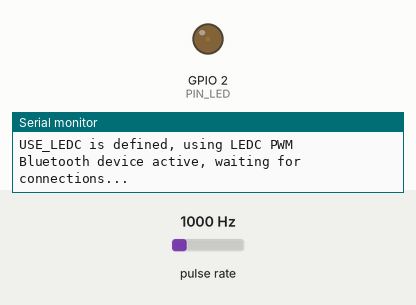
This sketch was run on a simulated ESP32. Parts: output pins drawn as LEDs (lit = HIGH), the last lines printed to the serial monitor. Wiring (inferred from the names in the program): pulse sensor: data GPIO 13. Inputs (shaded band) come from the test bench; at power-on: pulse rate 1000 Hz. Nothing arrives over Bluetooth unless stated; a phone connects over Bluetooth LE 3 s after start.

Above: at 0.1 s.
At 3.1 s:
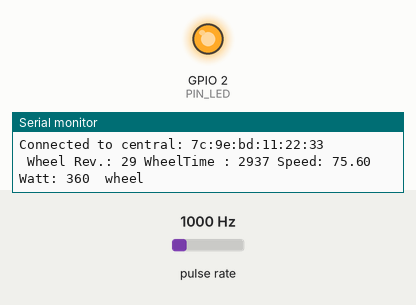
Timing chart, 0 to 4.6 s (numbered marks = the images above):
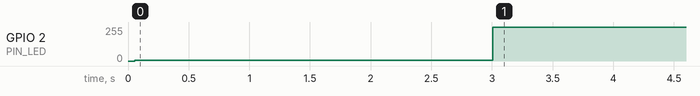

The sketch:

sketch_BLE_CyclePower-SpinningBike.ino
```cpp
//
// This code creates a (virtual) BLE Power Sensor from a simple wheel sensor.
// By using an fixed amount of energy per wheel revolution it calculates the Power in watts and broadcast it over BLE.
// feel free to improve the calculations, this was good enough for me. ;-)
//
// This program will put the ESP32 into deep sleep mode when the wheel sensor is idle over 180 seconds (SLEEP_AFTER_MILLIS).
// sensing any change on the wheel sensor will wake-up the ESP32 from deep sleep.
//
// ESP board is an 2AC7Z-ESPWROOM32
// This version working, but the power calculation may need some improvement.
// Some examples to get the BLE working were taken from:
//  - https://hi-five.bz/cadencespeedsensor/ (I don't understand japanese but the code was useful).
//  - https://teaandtechtime.com/arduino-ble-cycling-power-service/.
//
// source: https://github.com/wie-niet/BLECyclePower-SpinningBike
//
#include "Arduino.h"
/* For the bluetooth funcionality */
#include <ArduinoBLE.h>


/*
 * Settings:
 */

/* Device name which can be seen in BLE scanning software. */
#define BLE_DEVICE_NAME               "Diederik's bike"

/* Local name which should pop up when scanning for BLE devices. */
#define BLE_LOCAL_NAME                "Cycle Power BLE"

/* BLE pairing LED indicator  */
#define PIN_LED GPIO_NUM_2            // GPIO_NUM_2 is an onboard LED on my ESP32WROOM

/* GPIO INPUT + RTC for wakeup */
#define PIN_WHEEL_SENSOR GPIO_NUM_13  // I am using GPIO_NUM_13, 3rd pin on EN btn side.

/* Deep sleep idle timeout in milliseconds */
#define SLEEP_AFTER_MILLIS 180 * 1000 // 180 * 1000 = 3 minutes.

/*
 * better not change anything below here, unless you know what you're doing.
 */


BLEService CyclePowerService("1818");
BLECharacteristic CyclePowerFeature("2A65", BLERead, 4);
BLECharacteristic CyclePowerMeasurement("2A63", BLERead | BLENotify, 10);
BLECharacteristic CyclePowerSensorLocation("2A5D", BLERead, 1);


unsigned char bleBuffer[10]; // 16bit flag, sint16 power , uint32 wheel_revolutions, uint16 Last Wheel Event Time (1/2048)
unsigned char slBuffer[1];
unsigned char fBuffer[4];


volatile unsigned long previousMillis = 0;
volatile unsigned long lastMillis = 0;
volatile unsigned long currentMillis = 0;

volatile unsigned long time_prev_wheel = 0, time_now_wheel = millis();
volatile unsigned long time_prev_crank = 0, time_now_crank;
volatile unsigned long time_chat = 100;

volatile unsigned int wheelRev = 0;
volatile unsigned int oldWheelRev = 0;
volatile unsigned long oldWheelMillis = 0;
volatile unsigned long lastWheeltime = 0, prevWheeltime = 0;

volatile short power = 0;

// unsigned short flags = 0x20; // bit 5 = Crank Revolution Data Present
unsigned short flags = 0x10; // bit 4 = Wheel Revolution Data Present
byte sensorlocation = 0x0D;

boolean centralConnected = false;

/*
 * UI LED using LEDC:
 *
 * ui_led_setup()  -> init LEDC
 * ui_led_off()    -> led off    - BLE is not ready
 * ui_led_blink()  -> blink led  - BLE is ready to be paired
 * ui_led_paired() -> on showing - BLE is connected
 */
#define USE_LEDC // comment to use GPIO OUPUT instead of LEDC
#define LEDC_PWM_CHANNEL 0
#define LEDC_PWM_FREQ 1
#define LEDC_PWM_RESOLUTION 14
#define LEDC_PWM_DUTY_OFF 0
#define LEDC_PWM_DUTY_BLINK 256
#define LEDC_PWM_DUTY_FULL 16384

void ui_led_setup() {
  #ifdef USE_LEDC
    Serial.println("USE_LEDC is defined, using LEDC PWM");
    ledcAttachPin(PIN_LED, LEDC_PWM_CHANNEL);
    ledcSetup(LEDC_PWM_CHANNEL, LEDC_PWM_FREQ, LEDC_PWM_RESOLUTION);
  #else
    Serial.println("USE_LEDC is not defined, using GPIO OUTPUT");
    pinMode(PIN_LED, OUTPUT);
  #endif
}

void ui_led_off() {
  #ifdef USE_LEDC
    ledcWrite(LEDC_PWM_CHANNEL, LEDC_PWM_DUTY_OFF);
  #else
    digitalWrite(PIN_LED, LOW);
  #endif
}

void ui_led_scanning() {
  #ifdef USE_LEDC
    ledcWrite(LEDC_PWM_CHANNEL, LEDC_PWM_DUTY_BLINK);
  #else
    digitalWrite(PIN_LED, LOW);
  #endif
}

void ui_led_paired() {
  #ifdef USE_LEDC
    ledcWrite(LEDC_PWM_CHANNEL, LEDC_PWM_DUTY_FULL);
  #else
    digitalWrite(PIN_LED, HIGH);
  #endif
}


void setup() {
  Serial.begin(9600);       // initialize serial communication
  while(!Serial);
  Serial.println("\nSetup begins.");

  Serial.print( F("Compiled: "));
  Serial.print( F(__DATE__));
  Serial.print( F(", "));
  Serial.print( F(__TIME__));
  Serial.print( F(", "));
  Serial.println( F(__VERSION__));


  /* BLE Setup. For information, search for the many ArduinoBLE examples.*/
  if (!BLE.begin())
  {
    Serial.println("!BLE...");
    while (1);
  }
  else
  {
    Serial.println("BLE.begin");
    BLE.setDeviceName(BLE_DEVICE_NAME);
    BLE.setLocalName(BLE_LOCAL_NAME);
    BLE.setAdvertisedService(CyclePowerService);
    CyclePowerService.addCharacteristic(CyclePowerFeature);
    CyclePowerService.addCharacteristic(CyclePowerMeasurement);
    CyclePowerService.addCharacteristic(CyclePowerSensorLocation);

    BLE.addService(CyclePowerService);
    BLE.advertise();
  }

  Serial.println("App Start");
  ui_led_setup();
  ui_led_off();
  lastWheeltime = millis();

  const unsigned char bleBuffer[10] = {
    (unsigned char)flags, (unsigned char)(flags >> 8),
    (unsigned char)power, (unsigned char)(power >> 8),
    (unsigned char)wheelRev, (unsigned char)(wheelRev >> 8), (unsigned char)(wheelRev >> 16), (unsigned char)(wheelRev >> 24),
    (unsigned char)lastWheeltime, (unsigned char)(lastWheeltime >> 8)
  };

  slBuffer[0] = sensorlocation & 0xff;

  fBuffer[0] = 0x00;
  fBuffer[1] = 0x00;
  fBuffer[2] = 0x00;
  fBuffer[3] = 0x08;

  CyclePowerFeature.writeValue(fBuffer, 4);
  CyclePowerMeasurement.writeValue(bleBuffer, 10);
  CyclePowerSensorLocation.writeValue(slBuffer, 1);

  ui_led_scanning();
  Serial.println("Bluetooth device active, waiting for connections...");

  attachInterrupt(digitalPinToInterrupt(PIN_WHEEL_SENSOR), wheelAdd, RISING); // RISING FALLING CHANGE LOW
}

void wheelAdd() {
  time_now_wheel = millis();

  if( time_now_wheel > time_prev_wheel + time_chat){
    wheelRev = wheelRev + 1;
    time_prev_wheel = time_now_wheel;
    prevWheeltime = lastWheeltime;
    lastWheeltime = millis();
  }

}


void loop() {
  // listen for BLE peripherals to connect:
  BLEDevice central = BLE.central();

  // if a central is connected to peripheral:
  if (central) {
    Serial.print("Connected to central: ");
    // print the central's MAC address:
    Serial.println(central.address());
    // turn on the LED to indicate the connection:
    ui_led_paired();

    // check the csc mesurement every 200ms
    while (central.connected()) {
      centralConnected = true;
      currentMillis = millis();
      // if 200ms have passed, check the blood pressure mesurement:
      if (oldWheelRev < wheelRev && currentMillis - oldWheelMillis >= 500) {
        updateCSC("wheel");
      }
      else if (currentMillis - previousMillis >= 1000) {
        updateCSC("timer");
        sleep_dog_timer();
      }
    }
    // when the central disconnects, blink or turn off the LED:
    ui_led_scanning();

    centralConnected = false;
    Serial.print("Disconnected from central: ");
    Serial.println(central.address());
  } else {
    sleep_dog_timer();
  }
}

float current_speed() {
  // wheel_rev_time = (lastWheeltime - prevWheeltime) > (millis() - lastWheeltime) : (lastWheeltime - prevWheeltime) ? (millis() - lastWheeltime);
  unsigned long wheel_rev_time;
  float current_speed = 0;
  wheel_rev_time = (lastWheeltime - prevWheeltime) > (millis() - lastWheeltime) ? (lastWheeltime - prevWheeltime) : (millis() - lastWheeltime);

  if (wheel_rev_time == 0) {
    return current_speed;
  }

  // wheel size 2150mm
  current_speed = (2150 / wheel_rev_time) * 3.6;

  return current_speed;
}

float current_power() {
  unsigned long wheel_rev_time;
  short current_power = 0;
  wheel_rev_time = (lastWheeltime - prevWheeltime) > (millis() - lastWheeltime) ? (lastWheeltime - prevWheeltime) : (millis() - lastWheeltime);

  if (wheel_rev_time == 0) {
    return current_power;
  }

  // we get 0.033 cal per wheel revolution
  // 1 cal per seconds = 4.18400 Watt
  // 1000 / wheel_rev_time * cal_per_whlrev(=30~) * to_watt(4.184)
  // return 1000 / wheel_rev_time * 120;
  // return 1000 / wheel_rev_time * 61;
  // return 1000 / wheel_rev_time * 57;
  return 1000 / wheel_rev_time * 40; // ((MyWhoosh.57: 357kJ) : (Garmin: 535kJ)) * 57 = 38 # ===> (~40)
  // ((MyWhoosh.40: 208kcal) : (Garmin: 104kcal)) * 40 = 38 # ===> (~40)
}

void updateCSC(String sType) {
  oldWheelRev = wheelRev;
  oldWheelMillis = currentMillis;
  previousMillis = currentMillis;

  power = current_power();

  const unsigned char bleBuffer[10] = {
    (unsigned char)flags, (unsigned char)(flags >> 8),
    (unsigned char)power, (unsigned char)(power >> 8),
    (unsigned char)wheelRev, (unsigned char)(wheelRev >> 8), (unsigned char)(wheelRev >> 16), (unsigned char)(wheelRev >> 24),
    (unsigned char)lastWheeltime, (unsigned char)(lastWheeltime >> 8)
  };
  CyclePowerMeasurement.writeValue(bleBuffer, 10);


  Serial.print(" Wheel Rev.: ");
  Serial.print(wheelRev);
  Serial.print(" WheelTime : ");
  Serial.print(lastWheeltime);

  Serial.print(" Speed: ");
  Serial.print(current_speed());

  Serial.print(" Watt: ");
  Serial.print(power);

  Serial.print("  ");
  Serial.println(sType);

}

void sleep_dog_timer() {
  // check if we should put ourselfs into deepsleep..
  // if time_now_wheel is more than SLEEP_AFTER_MILLIS milli seconds old.
  if (millis() - time_now_wheel > SLEEP_AFTER_MILLIS) {
    Serial.print("ENTERING DEEP SLEEP: millis(): ");
    Serial.print(millis());
    Serial.print(" -  time_now_wheel: ");
    Serial.print(time_now_wheel);
    Serial.print("; = ");
    Serial.println(millis() - time_now_wheel);

    Serial.print("Will wakeup on PIN: ");
    Serial.println(PIN_WHEEL_SENSOR);

    // prepare wakeup:
    esp_sleep_enable_ext0_wakeup(PIN_WHEEL_SENSOR, !digitalRead(PIN_WHEEL_SENSOR));

    // let's start deep sleep:
    esp_deep_sleep_start();
  }

}
```

Measured:
- by itself, GPIO 2 (PIN_LED): 4/255 → 255/255 at 3.0 s
